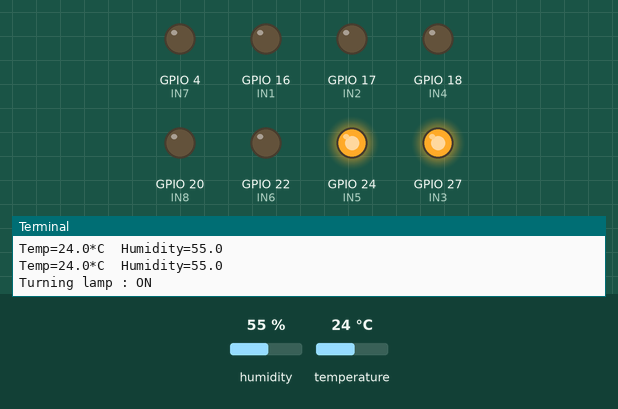
This program was run on a simulated Raspberry Pi (BCM pin numbers). Shown: output pins drawn as LEDs (lit = HIGH), the last lines printed to the terminal. The inputs (shaded band) are chosen by the test bench; at power-on: temperature 24 °C, humidity 55 %. The clock reads 2024-03-15 10:24:30 at power-on unless the program sets it.

Above: at 1.2 s.
1.3 s: temperature set to 21 °C
At 2.6 s:
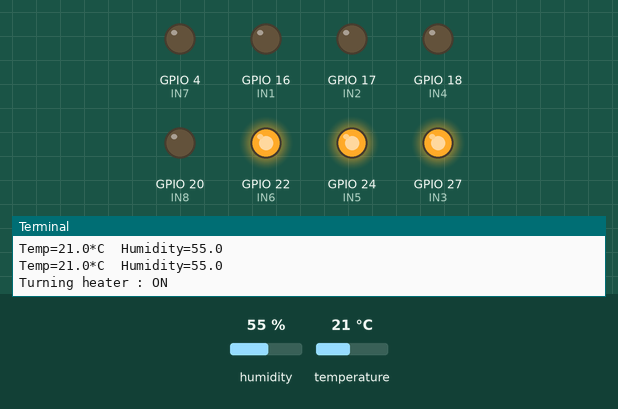
3.5 s: temperature set to 28 °C
At 4.8 s:
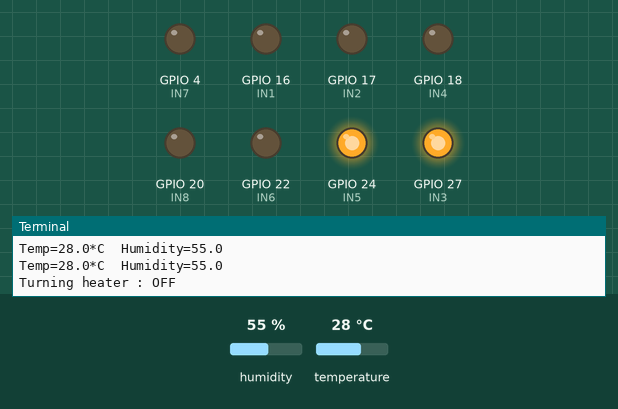
5.6 s: temperature set to 12 °C
At 7.8 s:
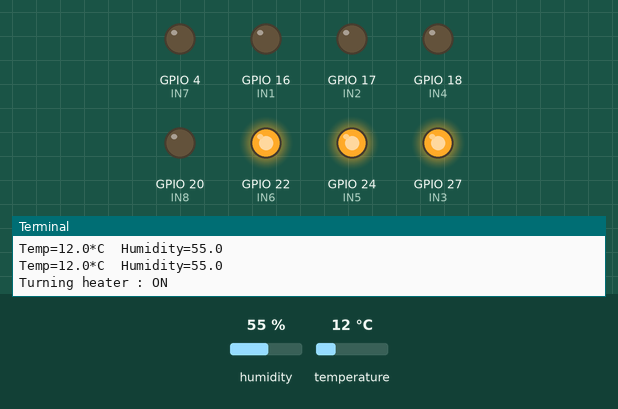
8.1 s: temperature set to 33 °C
At 8.7 s:
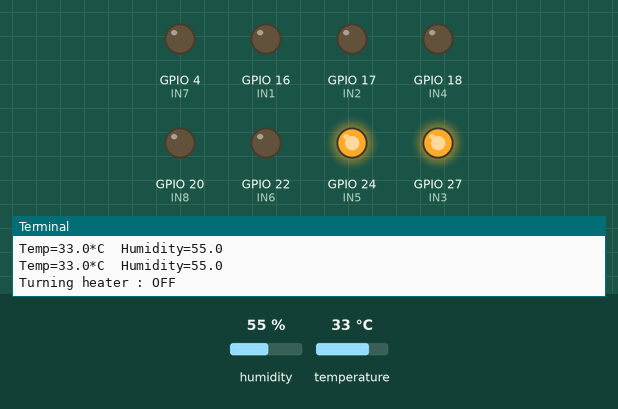
Timing chart, 0 to 11.1 s (numbered marks = the images above; inputs shaded):
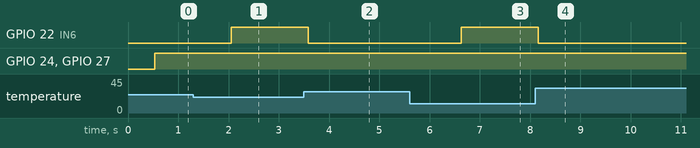

Measured:
- the behaviour switches between 23 and 22 °C on temperature (found by bisection; images 0 and 1)
- after the input at 1.3 s, GPIO 22 (IN6): LOW → HIGH after 0.75 s
- after the input at 3.5 s, GPIO 22 (IN6): HIGH → LOW after 0.08 s
- after the input at 5.6 s, GPIO 22 (IN6): LOW → HIGH after 1.0 s
- after the input at 8.1 s, GPIO 22 (IN6): HIGH → LOW after 0.06 s

The program:

main.py
```python
import RPi.GPIO as GPIO
import Adafruit_DHT
import time


class Controler:

    def __init__(self):
        self.pin_map = {
            'IN1': 16,
            'IN2': 17,
            'IN3': 27,
            'IN4': 18,
            'IN5': 24,
            'IN6': 22,
            'IN7': 4,
            'IN8': 20,
            'DHT11': 21
        }
        self.tools = {
            'humidifier': 'IN3',
            'fan': 'IN4',
            'lamp': 'IN5',
            'heater': 'IN6'
        }
        self.state = {
            'humidifier': False,
            'fan': False,
            'lamp': False,
            'heater': False
        }
        print "Initializing GPIOs"
        GPIO.setmode(GPIO.BCM)
        GPIO.setup(self.pin_map['IN1'], GPIO.OUT)
        GPIO.setup(self.pin_map['IN2'], GPIO.OUT)
        GPIO.setup(self.pin_map['IN3'], GPIO.OUT)
        GPIO.setup(self.pin_map['IN4'], GPIO.OUT)
        GPIO.setup(self.pin_map['IN5'], GPIO.OUT)
        GPIO.setup(self.pin_map['IN6'], GPIO.OUT)
        GPIO.setup(self.pin_map['IN7'], GPIO.OUT)
        GPIO.setup(self.pin_map['IN8'], GPIO.OUT)
        GPIO.output(self.pin_map['IN1'], GPIO.LOW)
        GPIO.output(self.pin_map['IN2'], GPIO.LOW)
        GPIO.output(self.pin_map['IN3'], GPIO.LOW)
        GPIO.output(self.pin_map['IN4'], GPIO.LOW)
        GPIO.output(self.pin_map['IN5'], GPIO.LOW)
        GPIO.output(self.pin_map['IN6'], GPIO.LOW)
        GPIO.output(self.pin_map['IN7'], GPIO.LOW)
        GPIO.output(self.pin_map['IN8'], GPIO.LOW)
        # GPIO.setup(self.pin_map['DHT11'], GPIO.IN)
        self.sensor = Adafruit_DHT.DHT11
        self.target_temp = 24
        self.target_humidity = 95
        self.lamp_hours = [0, 0, 0, 0, 0, 0, 0, 1, 1,
                           1, 1, 1, 1, 1, 1, 1, 1, 1, 1, 0, 0, 0, 0, 0]
        self.fan_hours = [0, 1, 0, 0, 0, 1, 0, 1, 0, 1,
                          0, 1, 0, 1, 0, 1, 0, 1, 0, 1, 0, 1, 0, 1]
        self.fan_hours = [1, 1, 1, 1, 1, 1, 1, 1, 1, 1,
                          1, 1, 1, 1, 1, 1, 1, 1, 1, 1, 1, 1, 1, 1]
        self.humidity_low = False

    def Test_pins(self):
        tmp = {}
        for p in self.pin_map.keys():
            if 'IN' in p:
                GPIO.output(self.pin_map[p], GPIO.LOW)
                time.sleep(1)
                GPIO.output(self.pin_map[p], GPIO.HIGH)
                tmp[self.pin_map[p]] = raw_input("Which IN turned ON")
        print tmp

    def Read_Temp_Humidity(self):
        humidity, temperature = Adafruit_DHT.read_retry(
            self.sensor, self.pin_map['DHT11'])
        return humidity, temperature

    def Control(self, tool, state):
        if state == 'ON' and self.state[tool] is False:
            GPIO.output(self.pin_map[self.tools[tool]], GPIO.HIGH)
            self.state[tool] = True
            print "Turning %s : %s" % (tool, state)
        elif state == 'OFF' and self.state[tool] is True:
            GPIO.output(self.pin_map[self.tools[tool]], GPIO.LOW)
            self.state[tool] = False
            print "Turning %s : %s" % (tool, state)

    def log(self):
        f = open('box_log', 'a')
        humidity, temperature = None, None
        while humidity is None and temperature is None:
            humidity, temperature = self.Read_Temp_Humidity()
        tmp = [temperature, humidity, self.state['humidifier'],
               self.state['fan'], self.state['lamp'], self.state['heater']]
        f.write(','.join(tmp) + '\n')
        f.close()

    def run(self):
        h = int(time.strftime("%H"))

        humidity, temperature = None, None
        while humidity is None and temperature is None:
            humidity, temperature = self.Read_Temp_Humidity()

        if humidity < self.target_humidity - 1:
            if humidity < 82:
                print "DANGER ZONE, Cutting the fans"
                self.Control('fan', 'OFF')
                self.humidity_low = True
            self.Control('humidifier', 'ON')
            print 'Temp=%s*C  Humidity=%s' % (temperature, humidity)
        else:
            print 'Temp=%s*C  Humidity=%s' % (temperature, humidity)
            self.Control('humidifier', 'OFF')

        if temperature < self.target_temp - 1:
            print 'Temp=%s*C  Humidity=%s' % (temperature, humidity)
            self.Control('heater', 'ON')
        else:
            print 'Temp=%s*C  Humidity=%s' % (temperature, humidity)
            self.Control('heater', 'OFF')

        if self.lamp_hours[h] == 1:
            self.Control('lamp', 'ON')
        else:
            self.Control('lamp', 'OFF')

        if self.fan_hours[h] == 1:
            if not self.humidity_low:
                self.Control('fan', 'ON')
        else:
            self.Control('fan', 'OFF')

if __name__ == '__main__':
    Controler = Controler()
    i = 0
    while True:
        Controler.run()
        if i >= 60:
            i = 0
            Controler.log()
        time.sleep(1)
        i += 1
```
